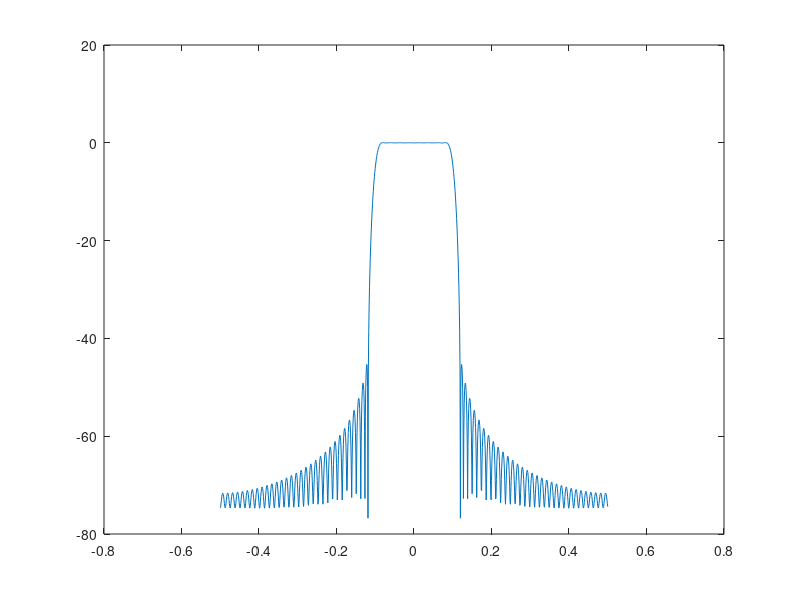

Write the MATLAB code that produced this figure.
close all;
clear;
N = 1024;
f = linspace(-0.5, 0.5, N)';
f_grenz = 0.102;

dw= 1/N;
dt = 2*pi/(N*dw);
t = linspace(-0.5*N, 0.5*N-1, N)';

filterSpektrum = (abs(f) <= f_grenz);

filterZeit = real(ifftshift(ifft(fftshift(filterSpektrum))));

plot(t, filterZeit)


b = 4;
n = 80;
fenster = kaiser(n, b);

filterGefenstert = zeros(N,1);
filterGefenstert(N/2-39:N/2+40) = filterZeit(N/2-39:N/2+40) .* fenster;

plot(filterGefenstert)
filterkern = fftshift(fft(fftshift(filterGefenstert)));

plot(f, 20*log10(filterkern))

